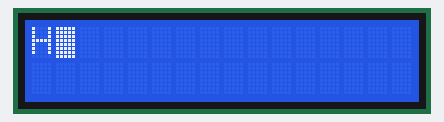
This sketch was run on a simulated Arduino Uno, built with avr-gcc and run on an emulated ATmega328P. Shown: 16×2 character LCD.

Above: at 0.26 s.
At 1.06 s:
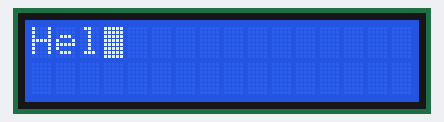
At 1.86 s:
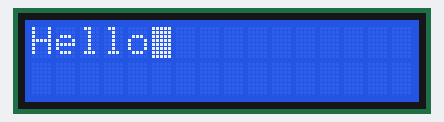
At 2.66 s:
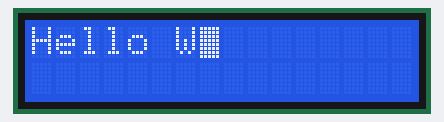
At 3.86 s:
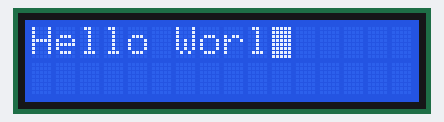
At 7.26 s:
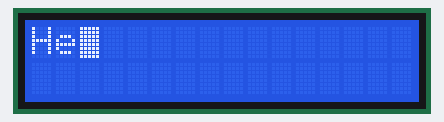

Measured:
- by itself, everything shown: repeats every 6.6 s, in 22 steps
- what the display in image 1 shows lasts 0.4 s, from 0.9 s to 1.3 s

The sketch:

test_02.ino
```cpp
#include <LiquidCrystal.h>

const int rs = 12, en = 11, d4 = 5, d5 = 4, d6 = 3, d7 = 2;
LiquidCrystal lcd(rs, en, d4, d5, d6, d7);

void setup() {
  lcd.begin(16, 2);
}

String str = "Hello World";

void loop() {
  lcd.blink();
  lcd.setCursor(0, 0);

  // Display the string
  for (int i = 0; i < str.length(); i++) {
    lcd.print(str.charAt(i));
    delay(400);
  }

  // Backspace effect
  for (int i = str.length()-1; i >= 0; i--) {
    lcd.setCursor(i, 0);
    lcd.print(" ");
    delay(200);
  }

  // Clear the display
  // lcd.clear();
  // delay(400);
}
```
